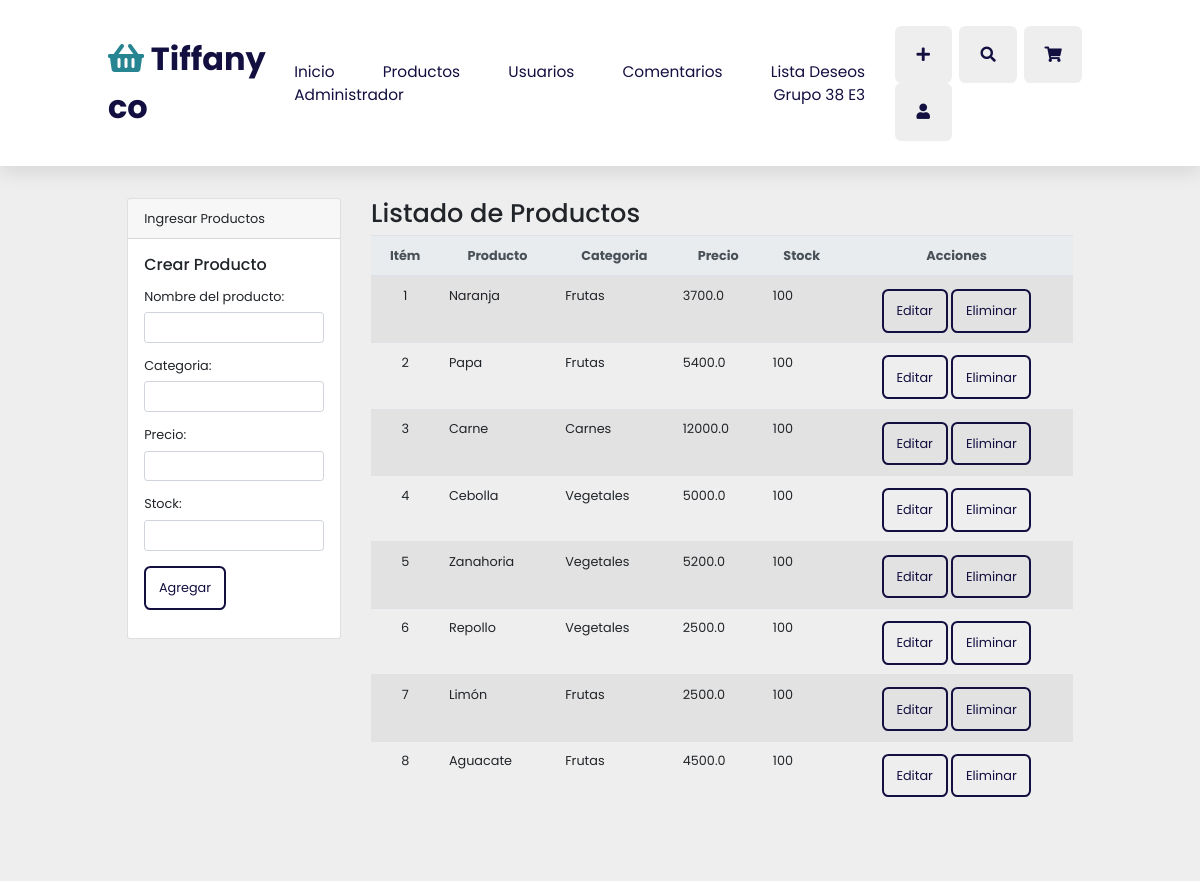
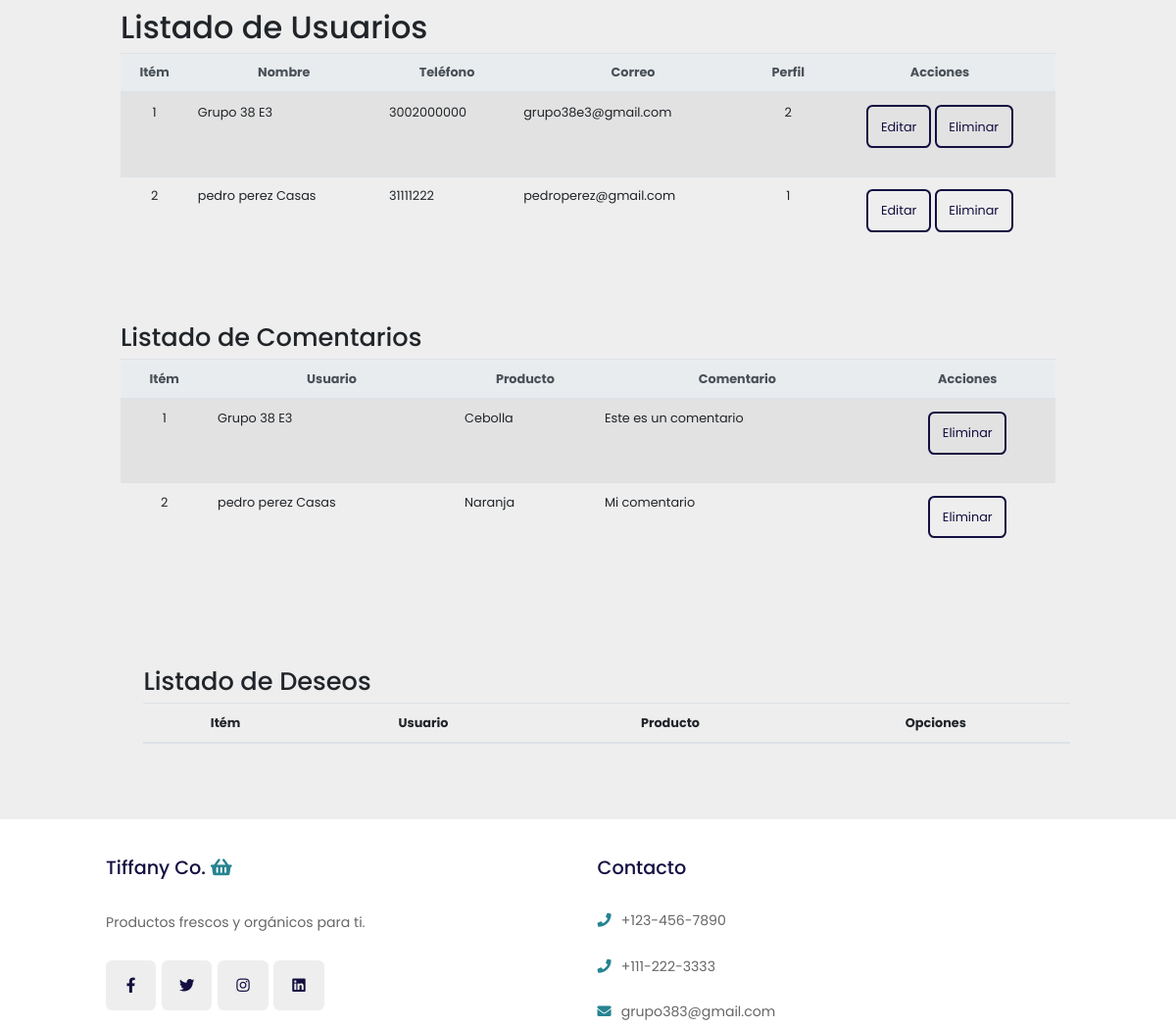
The page /home (signed in, upper part) on the database as committed earlier (2 pictures, top to bottom).
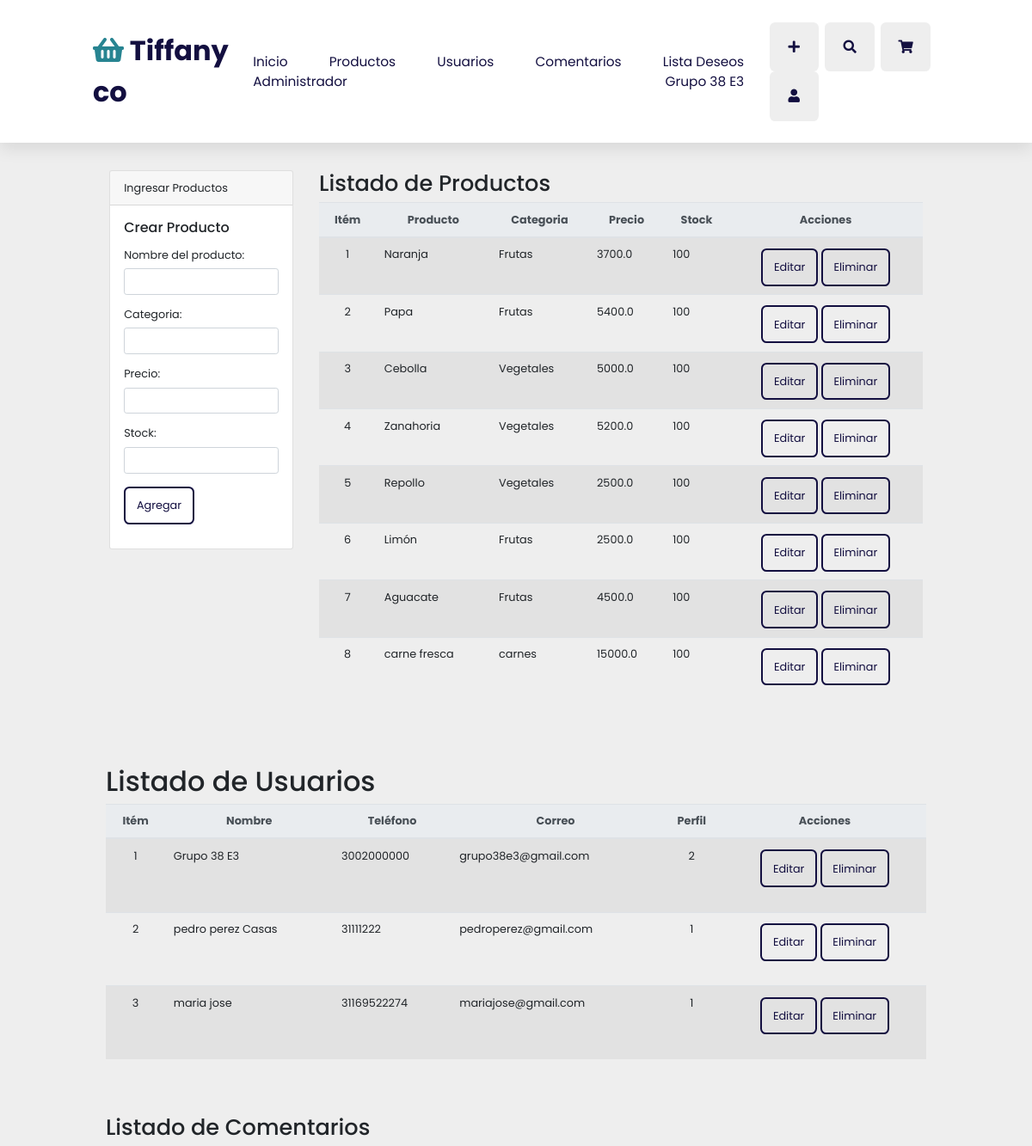
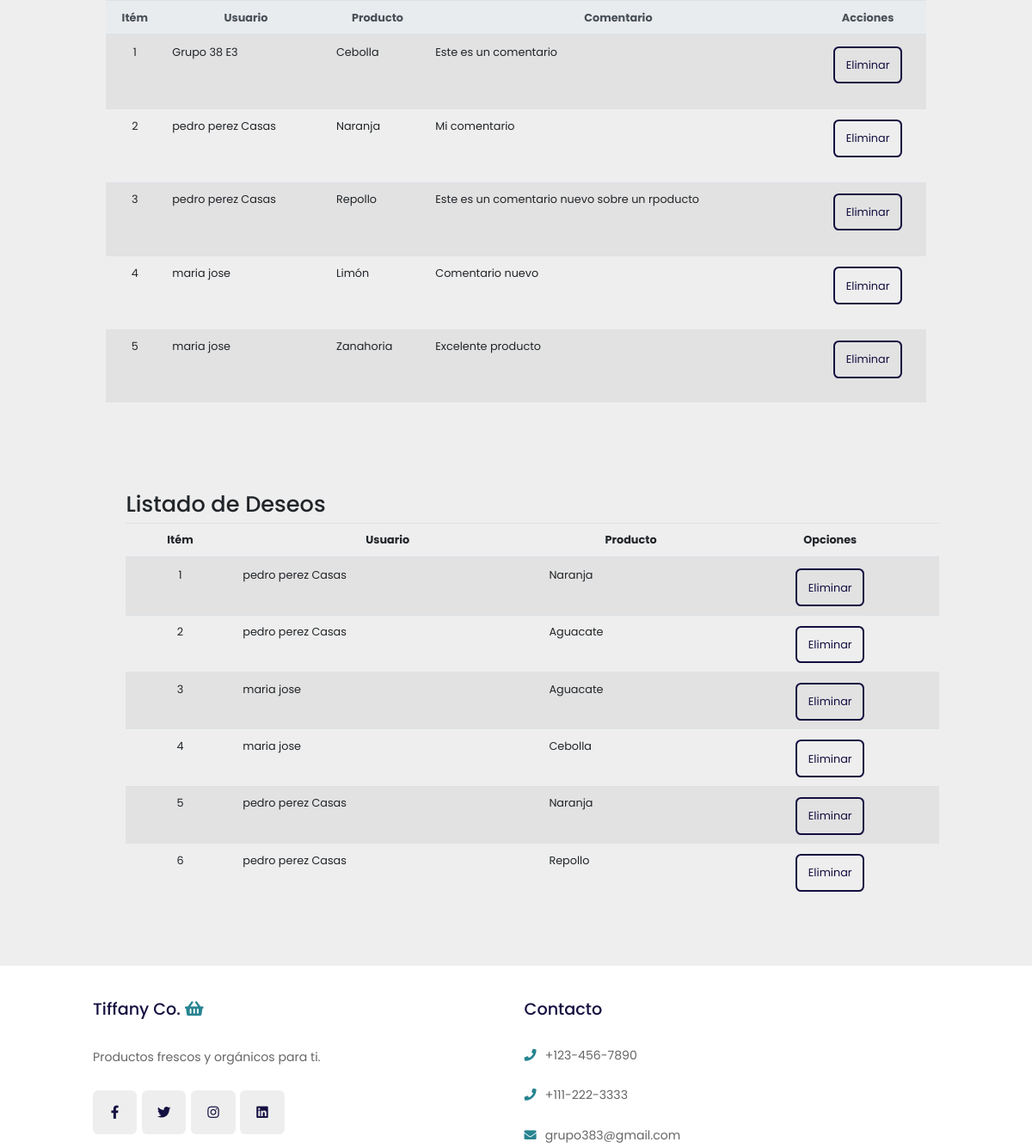
The same page on the database as committed later (2 pictures, top to bottom).
### app.py (models this page shows)
class Products(db.Model):
    id = db.Column(db.Integer, primary_key=True)
    producto = db.Column(db.String(150), nullable=False)
    categoria = db.Column(db.String(50), nullable=False)
    precio = db.Column(db.Float, default = 0.0)
    stock = db.Column(db.Integer, default=0)
    comentario = db.relationship('Comentarios', backref='products')
    compra = db.relationship('Compras', backref='products')
    deseo = db.relationship('ListaDeseos', backref='products')

class Users(db.Model):
    id = db.Column(db.Integer, primary_key=True)
    nombre = db.Column(db.String(150), nullable=False)
    telefono = db.Column(db.String(20), nullable=False)
    email = db.Column(db.String(100), unique=True, nullable=False)
    password = db.Column(db.String(80), nullable=False)
    perfil = db.Column(db.String(1), default='1')
    comentario = db.relationship("Comentarios", backref="users")
    compra = db.relationship('Compras', backref='users')
    deseo = db.relationship('ListaDeseos', backref='users')

class Comentarios(db.Model):
    id = db.Column(db.Integer, primary_key=True)
    comentario = db.Column(db.String(300), nullable=False)
    id_user = db.Column(db.Integer, db.ForeignKey('users.id'), nullable=False)
    id_producto = db.Column(db.Integer, db.ForeignKey('products.id'), nullable=False)

class ListaDeseos(db.Model):
    id = db.Column(db.Integer, primary_key=True)
    id_user = db.Column(db.Integer, db.ForeignKey('users.id'), nullable=False)
    id_producto = db.Column(db.Integer, db.ForeignKey('products.id'), nullable=False)

### app.py (the view)
@ app.route('/home')
def home():
    if 'username' in session:
        productos = Products.query.all()
        users = Users.query.all()
        comentarios = Comentarios.query.all()
        ldeseos = ListaDeseos.query.all()
        return render_template('home.html', productos=productos, users=users, comentarios= comentarios, ldeseos=ldeseos)
    return redirect(url_for('inicio'))

### templates/home.html (shortened to what the changed rows need)
<!DOCTYPE html>
<html lang="en">
<head>
    <link rel="stylesheet" href="https://unpkg.com/swiper@7/swiper-bundle.min.css" />
    <link rel="stylesheet" href="https://cdnjs.cloudflare.com/ajax/libs/font-awesome/5.15.4/css/all.min.css">
    <link rel="stylesheet" href="https://maxcdn.bootstrapcdn.com/bootstrap/4.0.0/css/bootstrap.min.css">
    <link rel="stylesheet" href="{{url_for('static', filename='css/style.css') }}">
</head>
<body>
    <header class="header">
        <nav class="navbar">
            <a href="{{url_for('home')}}">Inicio</a>
            <a href="#products">Productos</a>
            <a href="#usuarios">Usuarios</a>
            <a href="#comentarios">Comentarios</a>
            <a href="#deseos">Lista Deseos</a>
            <a href="#Products">Administrador</a>
            <a href="{{url_for('home')}}">{{session['username']}}</a>
        </nav>
    </header>
    <section class="features">
        <div class="container mt-5">
            <h1>Gestión Tiffany co</h1>
        </div>
    </section>
    <section id="productos">
        <div class="container p-4 mt-4">
            <div class="row">
                <div class="col-9">
                    <h2>Listado de Productos</h2>
                    <table class="table table-striped">
                        <thead class="thead-light">
                            <tr style="text-align: center">
                                <th>Itém</th>
                                <th>Producto</th>
                                <th>Categoria</th>
                                <th>Precio</th>
                                <th>Stock</th>
                                <th>Acciones</th>
                            </tr>
                        </thead>
                        <tbody>
                            {% for product in productos %}
                            <tr>
                                <td class="text-center">{{loop.index}}</td>
                                <td>{{product.producto}}</td>
                                <td>{{product.categoria}}</td>
                                <td>{{product.precio}}</td>
                                <td>{{product.stock}}</td>
                                <td class="text-center">
                                    <a href="" class="btn btn-outline-info sm-4" data-toggle="modal" data-target="#modaleditproduct{{product.id}}">Editar</a>
                                    <a onclick="return confirm('¿Desea borrar el producto?')" class="btn btn-outline-danger sm-4" href="{{url_for('delete_product', id=product.id)}}">Eliminar</a>
                                </td>
                            </tr>
                            {% endfor %}
                        </tbody>
                    </table>
                    </div>
                </div>
            </div>
    </section>
    <section class="usuarios" id="usuarios">
        <div class="container">
            <div class="row">
                <div class="col">
                    <h1>Listado de Usuarios</h1>
                    <table class="table table-striped">
                        <thead class="thead-light">
                            <tr style="text-align: center">
                                <th>Itém</th>
                                <th>Nombre</th>
                                <th>Teléfono</th>
                                <th>Correo</th>
                                <th>Perfil</th>
                                <th>Acciones</th>
                            </tr>
                        </thead>
                        <tbody>
                            {% for user in users %}
                            <tr>
                                <td class="text-center">{{loop.index}}</td>
                                <td>{{user.nombre}}</td>
                                <td>{{user.telefono}}</td>
                                <td>{{user.email}}</td>
                                <td class="text-center">{{user.perfil}}</td>
                                <td class="text-center">
                                    <a href="" class="btn btn-default btn-rounded mb-4" data-toggle="modal" data-target="#modaledituser{{user.id}}">Editar</a>
                                    <a onclick="return confirm('¿Desea borrar el usuario?')" class="btn btn-danger btn-default btn-rounded mb-4" href="{{url_for('delete_user', id=user.id)}}">Eliminar</a>
                                </td>
                            </tr>
                            {% endfor %}
                        </tbody>
                    </table>
                    </div>
                </div>
            </div>
    </section>
    <section id="comentarios">
        <div class="container">
            <div class="row">
                <div class="col">
                    <h2>Listado de Comentarios</h2>
                    <table class="table table-striped">
                        <thead class="thead-light">
                            <tr style="text-align: center">
                                <th>Itém</th>
                                <th>Usuario</th>
                                <th class="text-center">Producto</th>
                                <th class="text-center">Comentario</th>
                                <th class="text-center">Acciones</th>
                            </tr>
                        </thead>
                        <tbody>
                            {% for comenta in comentarios %}
                            <tr>
                                <td class="text-center">{{loop.index}}</td>
                                <td>{{comenta.users.nombre}}</td>
                                <td>{{comenta.products.producto}}</td>
                                <td>{{comenta.comentario}}</td>
                                <td class="text-center">
                                    <a onclick="return confirm('¿Desea borrar el usuario?')" class="btn btn-danger btn-default btn-rounded mb-4" href="{{url_for('delete_comenta', id=comenta.id)}}">Eliminar</a>
                                </td>
                            </tr>
                            {% endfor %}
                        </tbody>
                    </table>
                </div>
            </div>
        </div>
    </section>
    <section id="deseos">
        <div class="container p-4 m-4">
            <div class="row">
                <div class="col">
                    <h2>Listado de Deseos</h2>
                    <div class="table-responsive">
                        <table class="table table-striped">
                            <thead>
                                <tr>
                                    <th class="text-center">Itém</th>
                                    <th class="text-center">Usuario</th>
                                    <th class="text-center">Producto</th>
                                    <th class="text-center">Opciones</th>
                                </tr>
                            </thead>
                            <tbody>
                                {% for ldeseo in ldeseos %}
                                <tr>
                                    <td class="text-center">{{loop.index}}</td>
                                    <td>{{ldeseo.users.nombre}}</td>
                                    <td>{{ldeseo.products.producto}}</td>
                                    <td align="center"><a onclick=" return confirm( '¿Desea borrar el itém?') " class="btn btn-outline-danger btn-sm " href="{{url_for( 'del_ldeseo', id=ldeseo.id)}} ">Eliminar</a>
                                    </td>
                                </tr>
                                {% endfor %}
                            </tbody>
                        </table>
                    </div>
                </div class="col ">
            </div>
        </div>
    </section>
</body>
</html>

Rows that differ between the two databases and show on the page:
removed Products: producto "Carne", categoria "Carnes", precio "12000.0", stock "100"
added Products: producto "carne fresca", categoria "carnes", precio "15000.0", stock "100"
added Users: nombre "maria jose", telefono "31169522274", email "mariajose@gmail.com", perfil "1"
added Comentarios: users.nombre "pedro perez Casas", products.producto "Repollo", comentario "Este es un comentario nuevo sobre un rpoducto"
added Comentarios: users.nombre "maria jose", products.producto "Limón", comentario "Comentario nuevo"
added Comentarios: users.nombre "maria jose", products.producto "Zanahoria", comentario "Excelente producto"
added ListaDeseos: users.nombre "pedro perez Casas", products.producto "Naranja"
added ListaDeseos: users.nombre "pedro perez Casas", products.producto "Aguacate"
added ListaDeseos: users.nombre "maria jose", products.producto "Aguacate"
added ListaDeseos: users.nombre "maria jose", products.producto "Cebolla"
added ListaDeseos: users.nombre "pedro perez Casas", products.producto "Naranja"
added ListaDeseos: users.nombre "pedro perez Casas", products.producto "Repollo"
